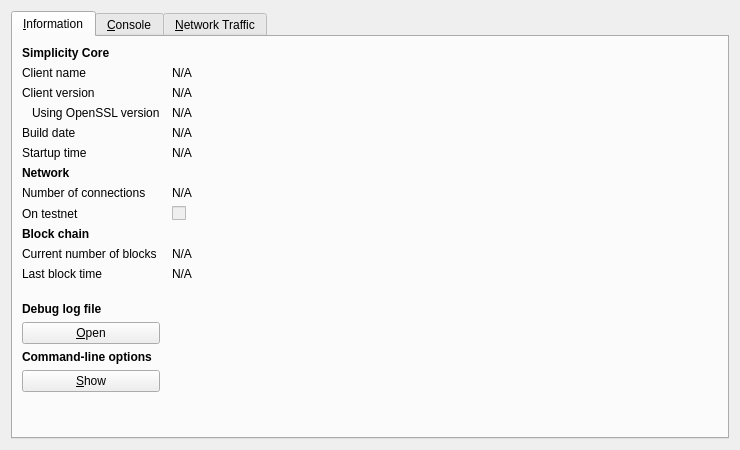
<?xml version="1.0" encoding="UTF-8"?>
<ui version="4.0">
 <class>RPCConsole</class>
 <widget class="QDialog" name="RPCConsole">
  <property name="geometry">
   <rect>
    <x>0</x>
    <y>0</y>
    <width>740</width>
    <height>450</height>
   </rect>
  </property>
  <property name="windowTitle">
   <string>Simplicity - Debug window</string>
  </property>
  <layout class="QVBoxLayout" name="verticalLayout_2">
   <item>
    <widget class="QTabWidget" name="tabWidget">
     <property name="currentIndex">
      <number>0</number>
     </property>
     <widget class="QWidget" name="tab_info">
      <attribute name="title">
       <string>&amp;Information</string>
      </attribute>
      <layout class="QGridLayout" name="gridLayout" columnstretch="0,1">
       <property name="horizontalSpacing">
        <number>12</number>
       </property>
       <item row="0" column="0">
        <widget class="QLabel" name="label_9">
         <property name="font">
          <font>
           <weight>75</weight>
           <bold>true</bold>
          </font>
         </property>
         <property name="text">
          <string>Simplicity Core</string>
         </property>
        </widget>
       </item>
       <item row="1" column="0">
        <widget class="QLabel" name="label_5">
         <property name="text">
          <string>Client name</string>
         </property>
        </widget>
       </item>
       <item row="1" column="1">
        <widget class="QLabel" name="clientName">
         <property name="cursor">
          <cursorShape>IBeamCursor</cursorShape>
         </property>
         <property name="text">
          <string>N/A</string>
         </property>
         <property name="textFormat">
          <enum>Qt::PlainText</enum>
         </property>
         <property name="textInteractionFlags">
          <set>Qt::LinksAccessibleByMouse|Qt::TextSelectableByKeyboard|Qt::TextSelectableByMouse</set>
         </property>
        </widget>
       </item>
       <item row="2" column="0">
        <widget class="QLabel" name="label_6">
         <property name="text">
          <string>Client version</string>
         </property>
        </widget>
       </item>
       <item row="2" column="1">
        <widget class="QLabel" name="clientVersion">
         <property name="cursor">
          <cursorShape>IBeamCursor</cursorShape>
         </property>
         <property name="text">
          <string>N/A</string>
         </property>
         <property name="textFormat">
          <enum>Qt::PlainText</enum>
         </property>
         <property name="textInteractionFlags">
          <set>Qt::LinksAccessibleByMouse|Qt::TextSelectableByKeyboard|Qt::TextSelectableByMouse</set>
         </property>
        </widget>
       </item>
       <item row="3" column="0">
        <widget class="QLabel" name="label_14">
         <property name="text">
          <string>Using OpenSSL version</string>
         </property>
         <property name="indent">
          <number>10</number>
         </property>
        </widget>
       </item>
       <item row="3" column="1">
        <widget class="QLabel" name="openSSLVersion">
         <property name="cursor">
          <cursorShape>IBeamCursor</cursorShape>
         </property>
         <property name="text">
          <string>N/A</string>
         </property>
         <property name="textFormat">
          <enum>Qt::PlainText</enum>
         </property>
         <property name="textInteractionFlags">
          <set>Qt::LinksAccessibleByMouse|Qt::TextSelectableByKeyboard|Qt::TextSelectableByMouse</set>
         </property>
        </widget>
       </item>
       <item row="4" column="0">
        <widget class="QLabel" name="label_12">
         <property name="text">
          <string>Build date</string>
         </property>
        </widget>
       </item>
       <item row="4" column="1">
        <widget class="QLabel" name="buildDate">
         <property name="cursor">
          <cursorShape>IBeamCursor</cursorShape>
         </property>
         <property name="text">
          <string>N/A</string>
         </property>
         <property name="textFormat">
          <enum>Qt::PlainText</enum>
         </property>
         <property name="textInteractionFlags">
          <set>Qt::LinksAccessibleByMouse|Qt::TextSelectableByKeyboard|Qt::TextSelectableByMouse</set>
         </property>
        </widget>
       </item>
       <item row="5" column="0">
        <widget class="QLabel" name="label_13">
         <property name="text">
          <string>Startup time</string>
         </property>
        </widget>
       </item>
       <item row="5" column="1">
        <widget class="QLabel" name="startupTime">
         <property name="cursor">
          <cursorShape>IBeamCursor</cursorShape>
         </property>
         <property name="text">
          <string>N/A</string>
         </property>
         <property name="textFormat">
          <enum>Qt::PlainText</enum>
         </property>
         <property name="textInteractionFlags">
          <set>Qt::LinksAccessibleByMouse|Qt::TextSelectableByKeyboard|Qt::TextSelectableByMouse</set>
         </property>
        </widget>
       </item>
       <item row="6" column="0">
        <widget class="QLabel" name="label_11">
         <property name="font">
          <font>
           <weight>75</weight>
           <bold>true</bold>
          </font>
         </property>
         <property name="text">
          <string>Network</string>
         </property>
        </widget>
       </item>
       <item row="7" column="0">
        <widget class="QLabel" name="label_7">
         <property name="text">
          <string>Number of connections</string>
         </property>
        </widget>
       </item>
       <item row="7" column="1">
        <widget class="QLabel" name="numberOfConnections">
         <property name="cursor">
          <cursorShape>IBeamCursor</cursorShape>
         </property>
         <property name="text">
          <string>N/A</string>
         </property>
         <property name="textFormat">
          <enum>Qt::PlainText</enum>
         </property>
         <property name="textInteractionFlags">
          <set>Qt::LinksAccessibleByMouse|Qt::TextSelectableByKeyboard|Qt::TextSelectableByMouse</set>
         </property>
        </widget>
       </item>
       <item row="8" column="0">
        <widget class="QLabel" name="label_8">
         <property name="text">
          <string>On testnet</string>
         </property>
        </widget>
       </item>
       <item row="8" column="1">
        <widget class="QCheckBox" name="isTestNet">
         <property name="enabled">
          <bool>false</bool>
         </property>
         <property name="text">
          <string/>
         </property>
        </widget>
       </item>
       <item row="9" column="0">
        <widget class="QLabel" name="label_10">
         <property name="font">
          <font>
           <weight>75</weight>
           <bold>true</bold>
          </font>
         </property>
         <property name="text">
          <string>Block chain</string>
         </property>
        </widget>
       </item>
       <item row="10" column="0">
        <widget class="QLabel" name="label_3">
         <property name="text">
          <string>Current number of blocks</string>
         </property>
        </widget>
       </item>
       <item row="10" column="1">
        <widget class="QLabel" name="numberOfBlocks">
         <property name="cursor">
          <cursorShape>IBeamCursor</cursorShape>
         </property>
         <property name="text">
          <string>N/A</string>
         </property>
         <property name="textFormat">
          <enum>Qt::PlainText</enum>
         </property>
         <property name="textInteractionFlags">
          <set>Qt::LinksAccessibleByMouse|Qt::TextSelectableByKeyboard|Qt::TextSelectableByMouse</set>
         </property>
        </widget>
       </item>
       <item row="11" column="0">
        <widget class="QLabel" name="label_2">
         <property name="text">
          <string>Last block time</string>
         </property>
        </widget>
       </item>
       <item row="11" column="1">
        <widget class="QLabel" name="lastBlockTime">
         <property name="cursor">
          <cursorShape>IBeamCursor</cursorShape>
         </property>
         <property name="text">
          <string>N/A</string>
         </property>
         <property name="textFormat">
          <enum>Qt::PlainText</enum>
         </property>
         <property name="textInteractionFlags">
          <set>Qt::LinksAccessibleByMouse|Qt::TextSelectableByKeyboard|Qt::TextSelectableByMouse</set>
         </property>
        </widget>
       </item>
       <item row="12" column="0">
        <spacer name="verticalSpacer_2">
         <property name="orientation">
          <enum>Qt::Vertical</enum>
         </property>
         <property name="sizeHint" stdset="0">
          <size>
           <width>20</width>
           <height>20</height>
          </size>
         </property>
        </spacer>
       </item>
       <item row="13" column="0">
        <widget class="QLabel" name="labelDebugLogfile">
         <property name="font">
          <font>
           <weight>75</weight>
           <bold>true</bold>
          </font>
         </property>
         <property name="text">
          <string>Debug log file</string>
         </property>
        </widget>
       </item>
       <item row="14" column="0">
        <widget class="QPushButton" name="openDebugLogfileButton">
         <property name="toolTip">
          <string>Open the Simplicity debug log file from the current data directory. This can take a few seconds for large log files.</string>
         </property>
         <property name="text">
          <string>&amp;Open</string>
         </property>
         <property name="autoDefault">
          <bool>false</bool>
         </property>
        </widget>
       </item>
       <item row="15" column="0">
        <widget class="QLabel" name="labelCLOptions">
         <property name="font">
          <font>
           <weight>75</weight>
           <bold>true</bold>
          </font>
         </property>
         <property name="text">
          <string>Command-line options</string>
         </property>
        </widget>
       </item>
       <item row="16" column="0">
        <widget class="QPushButton" name="showCLOptionsButton">
         <property name="toolTip">
          <string>Show the Simplicity-Qt help message to get a list with possible Simplicity command-line options.</string>
         </property>
         <property name="text">
          <string>&amp;Show</string>
         </property>
         <property name="autoDefault">
          <bool>false</bool>
         </property>
        </widget>
       </item>
       <item row="17" column="0">
        <spacer name="verticalSpacer">
         <property name="orientation">
          <enum>Qt::Vertical</enum>
         </property>
         <property name="sizeHint" stdset="0">
          <size>
           <width>20</width>
           <height>40</height>
          </size>
         </property>
        </spacer>
       </item>
      </layout>
     </widget>
     <widget class="QWidget" name="tab_console">
      <attribute name="title">
       <string>&amp;Console</string>
      </attribute>
      <layout class="QVBoxLayout" name="verticalLayout_3">
       <property name="spacing">
        <number>3</number>
       </property>
       <item>
        <widget class="QTextEdit" name="messagesWidget">
         <property name="minimumSize">
          <size>
           <width>0</width>
           <height>100</height>
          </size>
         </property>
         <property name="readOnly">
          <bool>true</bool>
         </property>
         <property name="tabKeyNavigation" stdset="0">
          <bool>false</bool>
         </property>
         <property name="columnCount" stdset="0">
          <number>2</number>
         </property>
        </widget>
       </item>
       <item>
        <layout class="QHBoxLayout" name="horizontalLayout">
         <property name="spacing">
          <number>3</number>
         </property>
         <item>
          <widget class="QLabel" name="label">
           <property name="text">
            <string notr="true">&gt;</string>
           </property>
          </widget>
         </item>
         <item>
          <widget class="QLineEdit" name="lineEdit"/>
         </item>
         <item>
          <widget class="QPushButton" name="clearButton">
           <property name="maximumSize">
            <size>
             <width>24</width>
             <height>24</height>
            </size>
           </property>
           <property name="toolTip">
            <string>Clear console</string>
           </property>
           <property name="text">
            <string/>
           </property>
           <property name="icon">
            <iconset resource="../bitcoin.qrc">
             <normaloff>:/icons/remove</normaloff>:/icons/remove</iconset>
           </property>
           <property name="shortcut">
            <string notr="true">Ctrl+L</string>
           </property>
           <property name="autoDefault">
            <bool>false</bool>
           </property>
          </widget>
         </item>
        </layout>
       </item>
      </layout>
     </widget>
     <widget class="QWidget" name="tab">
      <attribute name="title">
       <string>&amp;Network Traffic</string>
      </attribute>
      <layout class="QHBoxLayout" name="horizontalLayout_3">
       <item>
        <layout class="QVBoxLayout" name="verticalLayout_4">
         <item>
          <widget class="TrafficGraphWidget" name="trafficGraph" native="true">
           <property name="sizePolicy">
            <sizepolicy hsizetype="Expanding" vsizetype="Expanding">
             <horstretch>0</horstretch>
             <verstretch>0</verstretch>
            </sizepolicy>
           </property>
          </widget>
         </item>
         <item>
          <layout class="QHBoxLayout" name="horizontalLayout_2">
           <item>
            <widget class="QSlider" name="sldGraphRange">
             <property name="minimum">
              <number>1</number>
             </property>
             <property name="maximum">
              <number>288</number>
             </property>
             <property name="pageStep">
              <number>12</number>
             </property>
             <property name="value">
              <number>6</number>
             </property>
             <property name="orientation">
              <enum>Qt::Horizontal</enum>
             </property>
            </widget>
           </item>
           <item>
            <widget class="QLabel" name="lblGraphRange">
             <property name="minimumSize">
              <size>
               <width>100</width>
               <height>0</height>
              </size>
             </property>
             <property name="alignment">
              <set>Qt::AlignCenter</set>
             </property>
            </widget>
           </item>
           <item>
            <widget class="QPushButton" name="btnClearTrafficGraph">
             <property name="text">
              <string>&amp;Clear</string>
             </property>
            </widget>
           </item>
          </layout>
         </item>
        </layout>
       </item>
       <item>
        <layout class="QVBoxLayout" name="verticalLayout">
         <item>
          <widget class="QGroupBox" name="groupBox">
           <property name="title">
            <string>Totals</string>
           </property>
           <layout class="QVBoxLayout" name="verticalLayout_5">
            <item>
             <layout class="QHBoxLayout" name="horizontalLayout_4">
              <item>
               <widget class="Line" name="line">
                <property name="sizePolicy">
                 <sizepolicy hsizetype="Fixed" vsizetype="Fixed">
                  <horstretch>0</horstretch>
                  <verstretch>0</verstretch>
                 </sizepolicy>
                </property>
                <property name="minimumSize">
                 <size>
                  <width>10</width>
                  <height>0</height>
                 </size>
                </property>
                <property name="palette">
                 <palette>
                  <active>
                   <colorrole role="Light">
                    <brush brushstyle="SolidPattern">
                     <color alpha="255">
                      <red>0</red>
                      <green>255</green>
                      <blue>0</blue>
                     </color>
                    </brush>
                   </colorrole>
                  </active>
                  <inactive>
                   <colorrole role="Light">
                    <brush brushstyle="SolidPattern">
                     <color alpha="255">
                      <red>0</red>
                      <green>255</green>
                      <blue>0</blue>
                     </color>
                    </brush>
                   </colorrole>
                  </inactive>
                  <disabled>
                   <colorrole role="Light">
                    <brush brushstyle="SolidPattern">
                     <color alpha="255">
                      <red>0</red>
                      <green>255</green>
                      <blue>0</blue>
                     </color>
                    </brush>
                   </colorrole>
                  </disabled>
                 </palette>
                </property>
                <property name="orientation">
                 <enum>Qt::Horizontal</enum>
                </property>
               </widget>
              </item>
              <item>
               <widget class="QLabel" name="label_16">
                <property name="text">
                 <string>In:</string>
                </property>
               </widget>
              </item>
              <item>
               <widget class="QLabel" name="lblBytesIn">
                <property name="minimumSize">
                 <size>
                  <width>50</width>
                  <height>0</height>
                 </size>
                </property>
                <property name="alignment">
                 <set>Qt::AlignRight|Qt::AlignTrailing|Qt::AlignVCenter</set>
                </property>
               </widget>
              </item>
             </layout>
            </item>
            <item>
             <layout class="QHBoxLayout" name="horizontalLayout_5">
              <item>
               <widget class="Line" name="line_2">
                <property name="sizePolicy">
                 <sizepolicy hsizetype="Fixed" vsizetype="Fixed">
                  <horstretch>0</horstretch>
                  <verstretch>0</verstretch>
                 </sizepolicy>
                </property>
                <property name="minimumSize">
                 <size>
                  <width>10</width>
                  <height>0</height>
                 </size>
                </property>
                <property name="palette">
                 <palette>
                  <active>
                   <colorrole role="Light">
                    <brush brushstyle="SolidPattern">
                     <color alpha="255">
                      <red>255</red>
                      <green>0</green>
                      <blue>0</blue>
                     </color>
                    </brush>
                   </colorrole>
                  </active>
                  <inactive>
                   <colorrole role="Light">
                    <brush brushstyle="SolidPattern">
                     <color alpha="255">
                      <red>255</red>
                      <green>0</green>
                      <blue>0</blue>
                     </color>
                    </brush>
                   </colorrole>
                  </inactive>
                  <disabled>
                   <colorrole role="Light">
                    <brush brushstyle="SolidPattern">
                     <color alpha="255">
                      <red>255</red>
                      <green>0</green>
                      <blue>0</blue>
                     </color>
                    </brush>
                   </colorrole>
                  </disabled>
                 </palette>
                </property>
                <property name="orientation">
                 <enum>Qt::Horizontal</enum>
                </property>
               </widget>
              </item>
              <item>
               <widget class="QLabel" name="label_17">
                <property name="text">
                 <string>Out:</string>
                </property>
               </widget>
              </item>
              <item>
               <widget class="QLabel" name="lblBytesOut">
                <property name="minimumSize">
                 <size>
                  <width>50</width>
                  <height>0</height>
                 </size>
                </property>
                <property name="alignment">
                 <set>Qt::AlignRight|Qt::AlignTrailing|Qt::AlignVCenter</set>
                </property>
               </widget>
              </item>
             </layout>
            </item>
            <item>
             <spacer name="verticalSpacer_4">
              <property name="orientation">
               <enum>Qt::Vertical</enum>
              </property>
              <property name="sizeHint" stdset="0">
               <size>
                <width>20</width>
                <height>407</height>
               </size>
              </property>
             </spacer>
            </item>
           </layout>
          </widget>
         </item>
        </layout>
       </item>
      </layout>
     </widget>
    </widget>
   </item>
  </layout>
 </widget>
 <customwidgets>
  <customwidget>
   <class>TrafficGraphWidget</class>
   <extends>QWidget</extends>
   <header>trafficgraphwidget.h</header>
   <container>1</container>
   <slots>
    <slot>clear()</slot>
   </slots>
  </customwidget>
 </customwidgets>
 <resources>
  <include location="../bitcoin.qrc"/>
 </resources>
 <connections/>
</ui>
